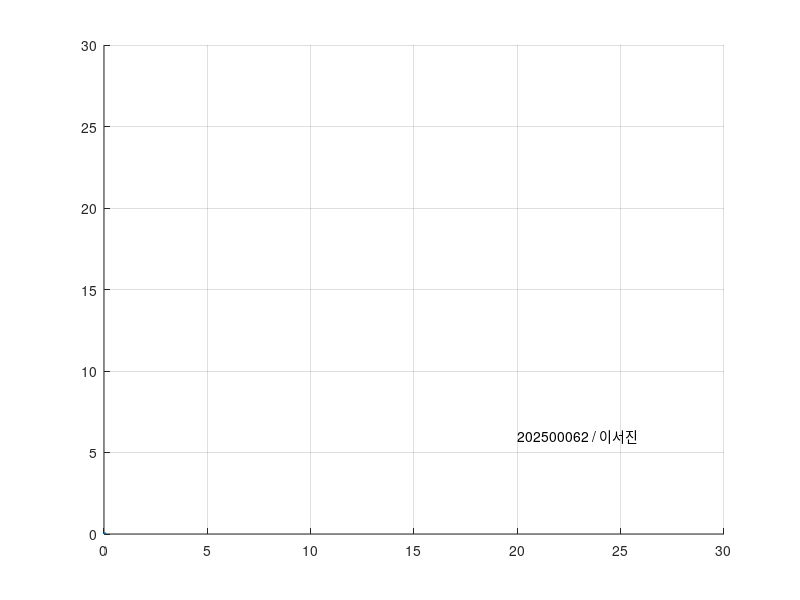

Recreate this plot in MATLAB.
x=[0 1 1 4 7 7 8 8 7 4 1 0 0;
   0 0 6 0 6 0 0 8 8 2 8 8 0;
   1 1 1 1 1 1 1 1 1 1 1 1 1];

for h=0.1:0.01:3
    % 크기를 h배로 변환.
    % h는 0.1~3까지 0.01 간격으로 커짐.
    % M 서서히 확대.
    A=[h 0 0; 0 h 0; 0 0 1];
    y=A*x;
    clf;
    axis([0 30 0 30]);
    line(y(1,:), y(2,:));
    grid on;
    text(20, 6, '202500062 / 이서진')
    pause(0.001);
end

for h=3:-0.01:0.01
    % 크기를 h배로 변환.
    % h는 3~0.1까지 0.01 간격으로 작아짐.
    % M 서서히 축소.
    A=[h 0 0; 0 h 0; 0 0 1];
    y=A*x;
    clf;
    axis([0 30 0 30]);
    line(y(1,:), y(2,:));
    grid on;
    text(20, 6, '202500062 / 이서진')
    pause(0.001);
end
